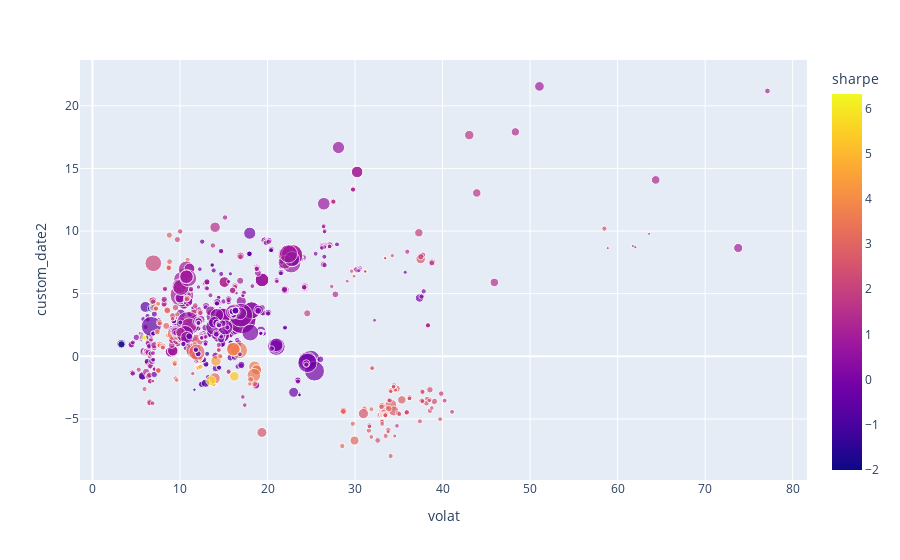

Here is the notebook cell this chart was saved with:
### Code cell
# In analogy to the Risiko-Rendite Chart of f
px.scatter(df_results, x="volat", y="custom_date2", hover_data=["name", "isin"], color="sharpe", size="costs_inv")

### Figure 1 — Plotly figure (JSON) as saved in the notebook; plotly's stock layout.template omitted (floating-point values rounded to 4 significant figures; data arrays with more than 128 entries replaced by an {"elided": "..."} marker saying what was removed)
{"data": [{"customdata": {"elided": "905x2 str values"}, "hovertemplate": "volat=%{x}<br>custom_date2=%{y}<br>costs_inv=%{marker.size}<br>name=%{customdata[0]}<br>isin=%{customdata[1]}<br>sharpe=%{marker.color}<extra></extra>", "legendgroup": "", "marker": {"color": {"elided": "905 float values"}, "coloraxis": "coloraxis", "size": {"elided": "905 float values"}, "sizemode": "area", "sizeref": 0.03571, "symbol": "circle"}, "mode": "markers", "name": "", "orientation": "h", "showlegend": false, "type": "scatter", "x": {"elided": "905 float values"}, "xaxis": "x", "y": {"elided": "905 float values"}, "yaxis": "y"}], "layout": {"coloraxis": {"colorbar": {"title": {"text": "sharpe"}}, "colorscale": [[0, "#0d0887"], [0.1111, "#46039f"], [0.2222, "#7201a8"], [0.3333, "#9c179e"], [0.4444, "#bd3786"], [0.5556, "#d8576b"], [0.6667, "#ed7953"], [0.7778, "#fb9f3a"], [0.8889, "#fdca26"], [1, "#f0f921"]]}, "legend": {"itemsizing": "constant", "tracegroupgap": 0}, "margin": {"t": 60}, "xaxis": {"anchor": "y", "domain": [0, 1], "title": {"text": "volat"}}, "yaxis": {"anchor": "x", "domain": [0, 1], "title": {"text": "custom_date2"}}}}
